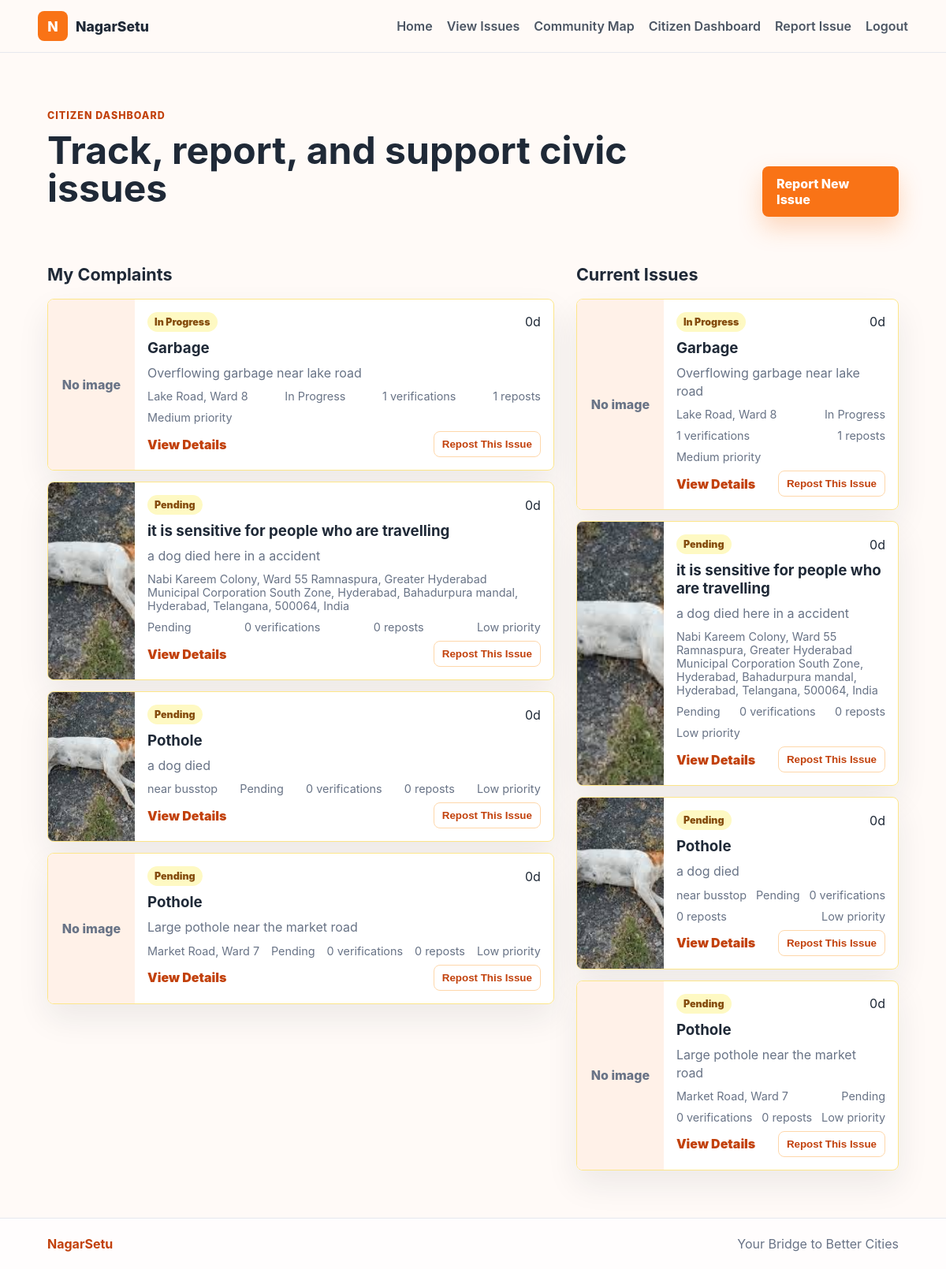
The page /citizen (signed in) on the database its author committed.
### tables this page shows
CREATE TABLE issues (
            id INTEGER PRIMARY KEY AUTOINCREMENT,
            user_id INTEGER NOT NULL,
            description TEXT NOT NULL,
            location TEXT NOT NULL,
            category TEXT NOT NULL,
            before_image TEXT,
            after_image TEXT,
            status TEXT NOT NULL DEFAULT 'Pending',
            created_at TEXT NOT NULL,
            updated_at TEXT NOT NULL, custom_category TEXT, latitude REAL, longitude REAL, resolution_date TEXT, verification_count INTEGER NOT NULL DEFAULT 0, escalation_status TEXT NOT NULL DEFAULT 'Normal', duplicate_reference INTEGER, repost_count INTEGER NOT NULL DEFAULT 0, complaint_priority TEXT NOT NULL DEFAULT 'Low', nearby_duplicate_flag INTEGER NOT NULL DEFAULT 0,
            FOREIGN KEY (user_id) REFERENCES users (id)
        );

### app.py (the view)
@app.route("/citizen")
@login_required("citizen")
def citizen_dashboard():
    user = current_user()
    my_issues = fetch_issues("WHERE issues.user_id = ?", (user["id"],))
    active = fetch_issues("WHERE issues.status != 'Resolved'")
    return render_template("citizen_dashboard.html", my_issues=my_issues, active=active[:6])

### app.py (called while the page is built)
def get_db():
    if "db" not in g:
        g.db = sqlite3.connect(DATABASE)
        g.db.row_factory = sqlite3.Row
    return g.db

@app.before_request
def ensure_database():
    init_db()

def current_user():
    user_id = session.get("user_id")
    if not user_id:
        return None
    return get_db().execute("SELECT * FROM users WHERE id = ?", (user_id,)).fetchone()

@app.context_processor
def inject_globals():
    return {
        "current_user": current_user(),
        "app_name": "NagarSetu",
        "csrf_token": csrf_token,
        "categories": CATEGORIES,
        "verified_threshold": VERIFIED_THRESHOLD,
    }

def csrf_token():
    token = session.get("csrf_token")
    if not token:
        token = secrets.token_urlsafe(32)
        session["csrf_token"] = token
    return token

@app.before_request
def protect_post_requests():
    if request.method == "POST":
        token = request.form.get("csrf_token") or request.headers.get("X-CSRFToken")
        if not token or token != session.get("csrf_token"):
            abort(400, description="Invalid CSRF token.")

def login_required(role=None):
    def decorator(view):
        @wraps(view)
        def wrapped(*args, **kwargs):
            user = current_user()
            if user is None:
                flash("Please log in to continue.", "error")
                return redirect(url_for("auth"))
            if role and user["role"] != role:
                flash("You do not have permission to access that page.", "error")
                return redirect(url_for("home"))
            return view(*args, **kwargs)
        return wrapped
    return decorator

def days_since(created_at):
    created = datetime.fromisoformat(created_at)
    return max((datetime.utcnow() - created).days, 0)

def escalation_for(issue):
    if issue["status"] == "Resolved":
        return "Resolved"
    days = days_since(issue["created_at"])
    if days >= 5:
        return "Escalated"
    if days >= 2:
        return "Warning"
    return "Normal"

def display_category(issue):
    if issue["category"] == "Others" and issue["custom_category"]:
        return issue["custom_category"]
    return issue["category"]

### templates/citizen_dashboard.html (shortened to what this page needs)
{% extends "base.html" %}
{% block content %}
<section class="page-head">
  <div>
    <p class="eyebrow">Citizen dashboard</p>
    <h1>Track, report, and support civic issues</h1>
  </div>
  <a class="btn primary" href="{{ url_for('report_issue') }}">Report New Issue</a>
</section>
<section class="two-column">
  <div>
    <h2>My Complaints</h2>
    <div class="issue-list compact">
      {% for issue in my_issues %}
        {% include "partials/issue_card.html" %}
      {% else %}
        <p class="empty">You have not reported any issues yet.</p>
      {% endfor %}
    </div>
  </div>
  <div>
    <h2>Current Issues</h2>
    <div class="issue-list compact">
      {% for issue in active %}
        {% include "partials/issue_card.html" %}
      {% else %}
        <p class="empty">No active issues right now.</p>
      {% endfor %}
    </div>
  </div>
</section>
{% endblock %}

### templates/partials/issue_card.html (shortened to what this page needs)
<article class="issue-card {{ issue.alert.level }}">
  <div class="issue-image">
    {% if issue.before_image %}
      <img src="{{ url_for('static', filename='uploads/' ~ issue.before_image) }}" alt="{{ issue.category }}">
    {% else %}
      <span>No image</span>
    {% endif %}
  </div>
  <div class="issue-body">
    <div class="card-top">
      <span class="badge {{ issue.alert.level }}">{{ issue.alert.label }}</span>
      <span>{{ issue.alert.days }}d</span>
    </div>
    <h3>{{ issue.display_category }}</h3>
    <p>{{ issue.description }}</p>
    <div class="card-meta">
      <span>{{ issue.location }}</span>
      <span>{{ issue.status }}</span>
      <span>{{ issue.verification_count }} verifications</span>
      <span>{{ issue.repost_count }} reposts</span>
      <span>{{ issue.complaint_priority }} priority</span>
    </div>
    <div class="card-actions">
      <a class="text-link" href="{{ url_for('issue_detail', issue_id=issue.id) }}">View Details</a>
      {% if current_user and current_user.role == 'citizen' and issue.status != 'Resolved' %}
        <form method="post" action="{{ url_for('support_issue', issue_id=issue.id) }}">
          <button type="submit" class="mini-button">Repost This Issue</button>
        </form>
      {% endif %}
    </div>
  </div>
</article>

### static/css/styles.css (style rules this page uses)
:root { --orange: #f97316; --orange-dark: #c2410c; --orange-soft: #fff1e8; --ink: #1f2937; --muted: #687386; --line: #e6e8ee; --bg: #fffaf7; --white: #ffffff; --red: #dc2626; --yellow: #facc15; --green: #16a34a; }
* { box-sizing: border-box; }
body { margin: 0; font-family: Inter, ui-sans-serif, system-ui, -apple-system, BlinkMacSystemFont, "Segoe UI", sans-serif; color: var(--ink); background: var(--bg); }
a { color: inherit; text-decoration: none; }
img { display: block; max-width: 100%; }
.eyebrow { color: var(--orange-dark); font-weight: 800; text-transform: uppercase; font-size: 0.78rem; letter-spacing: 0.08em; }
h1 { margin: 0 0 12px; font-size: clamp(2.2rem, 7vw, 5.8rem); line-height: 1; letter-spacing: 0; }
h2 { margin-top: 0; font-size: 1.35rem; }
.btn { border: 0; border-radius: 8px; padding: 12px 18px; font-weight: 800; cursor: pointer; display: inline-flex; align-items: center; justify-content: center; }
.btn.primary { background: var(--orange); color: white; box-shadow: 0 14px 30px rgba(249, 115, 22, 0.26); }
.btn, .issue-card, .stats-grid > div, .mini-button { transition: transform 160ms ease, box-shadow 160ms ease, border-color 160ms ease; }
.city-card, .stats-grid > div, .feature-grid article, .form-card, .side-panel, .detail-main, .issue-card { background: rgba(255, 255, 255, 0.94); border: 1px solid var(--line); border-radius: 8px; box-shadow: 0 18px 40px rgba(31, 41, 55, 0.08); }
.auth-shell, .form-page, .page-head, .detail-grid, .two-column { padding: clamp(28px, 5vw, 64px) clamp(18px, 5vw, 72px); }
.page-head { display: flex; align-items: end; justify-content: space-between; gap: 18px; }
.page-head h1, .auth-shell h1, .form-page h1 { font-size: clamp(2rem, 4vw, 3.6rem); }
.issue-list { display: grid; gap: 14px; }
.issue-list.compact .issue-card { grid-template-columns: 110px 1fr; }
.issue-card { overflow: hidden; display: grid; grid-template-columns: 150px 1fr; min-height: 170px; animation: riseIn 260ms ease both; }
.issue-card.progress { border-color: #fde68a; }
.issue-card.pending { border-color: #fde68a; }
.issue-image { min-height: 100%; background: var(--orange-soft); display: grid; place-items: center; color: var(--muted); font-weight: 800; }
.issue-image img { width: 100%; height: 100%; object-fit: cover; }
.issue-body { padding: 16px; display: grid; gap: 9px; }
.issue-body h3, .issue-body p { margin: 0; }
.issue-body p { color: var(--muted); line-height: 1.45; }
.card-top, .card-meta, .card-actions { display: flex; align-items: center; justify-content: space-between; gap: 10px; flex-wrap: wrap; }
.card-meta { color: var(--muted); font-size: 0.9rem; }
.badge { display: inline-flex; border-radius: 999px; padding: 5px 9px; font-size: 0.78rem; font-weight: 900; }
.badge.progress { background: #fef9c3; color: #854d0e; }
.badge.pending { background: #fef9c3; color: #854d0e; }
.text-link { color: var(--orange-dark); font-weight: 900; }
.mini-button { border: 1px solid #fed7aa; background: white; color: var(--orange-dark); border-radius: 8px; padding: 8px 10px; font-weight: 800; cursor: pointer; }
.two-column { display: grid; grid-template-columns: minmax(0, 1.1fr) minmax(320px, 0.7fr); gap: 28px; padding-top: 0; }

### rows shown on the page
issues: alert.label "In Progress", alert.days "0", display_category "Garbage", description "Overflowing garbage near lake road", location "Lake Road, Ward 8", status "In Progress", verification_count "1", repost_count "1", complaint_priority "Medium"
issues: before_image (picture), alert.label "Pending", alert.days "0", display_category "it is sensitive for people who are travelling", description "a dog died here in a accident", location "Nabi Kareem Colony, Ward 55 Ramnaspura, Greater Hyderabad Municipal Corporation South Zone, Hyderabad, Bahadurpura mandal, Hyderabad, Telangana, 500064, India", status "Pending", verification_count "0", repost_count "0", complaint_priority "Low"
issues: before_image (picture), alert.label "Pending", alert.days "0", display_category "Pothole", description "a dog died", location "near busstop", status "Pending", verification_count "0", repost_count "0", complaint_priority "Low"
issues: alert.label "Pending", alert.days "0", display_category "Pothole", description "Large pothole near the market road", location "Market Road, Ward 7", status "Pending", verification_count "0", repost_count "0", complaint_priority "Low"
